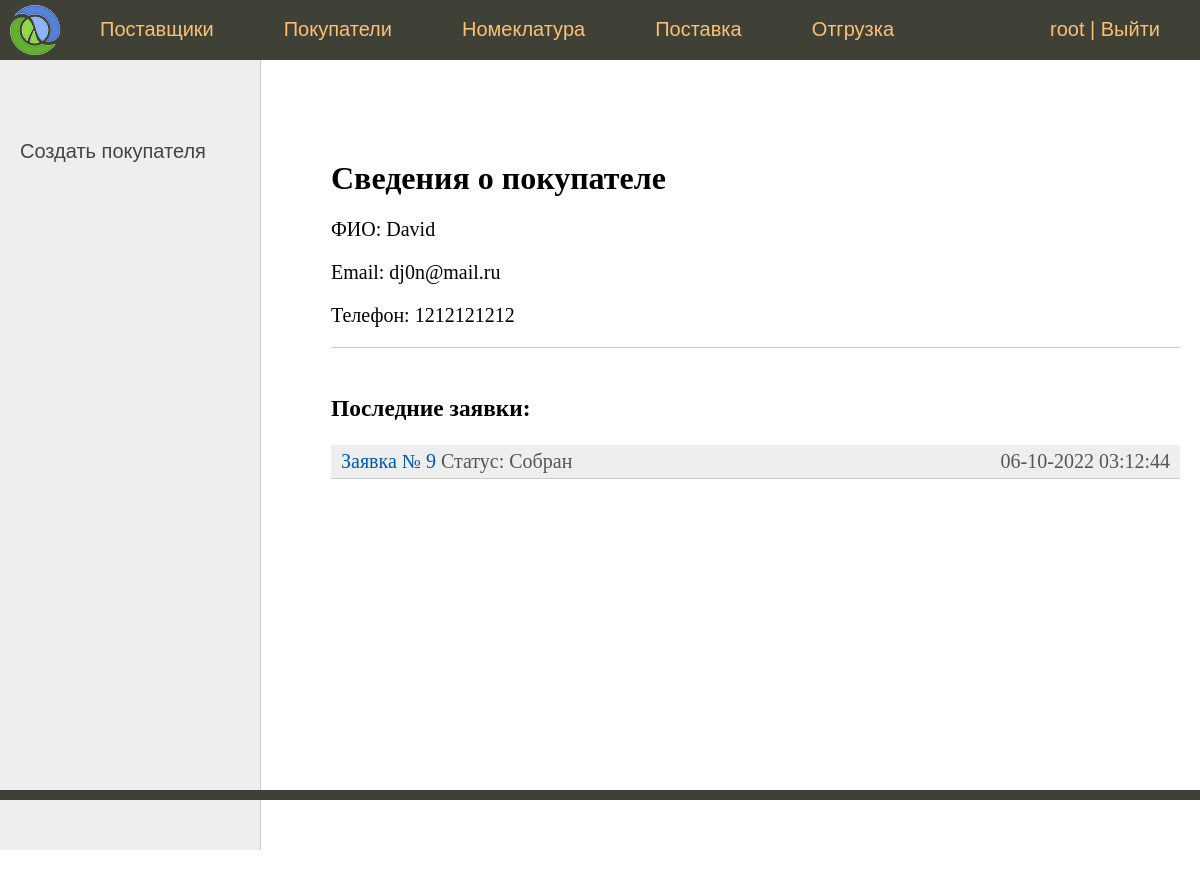
/buyer/7/ (signed in), run on an earlier commit of the app's database.
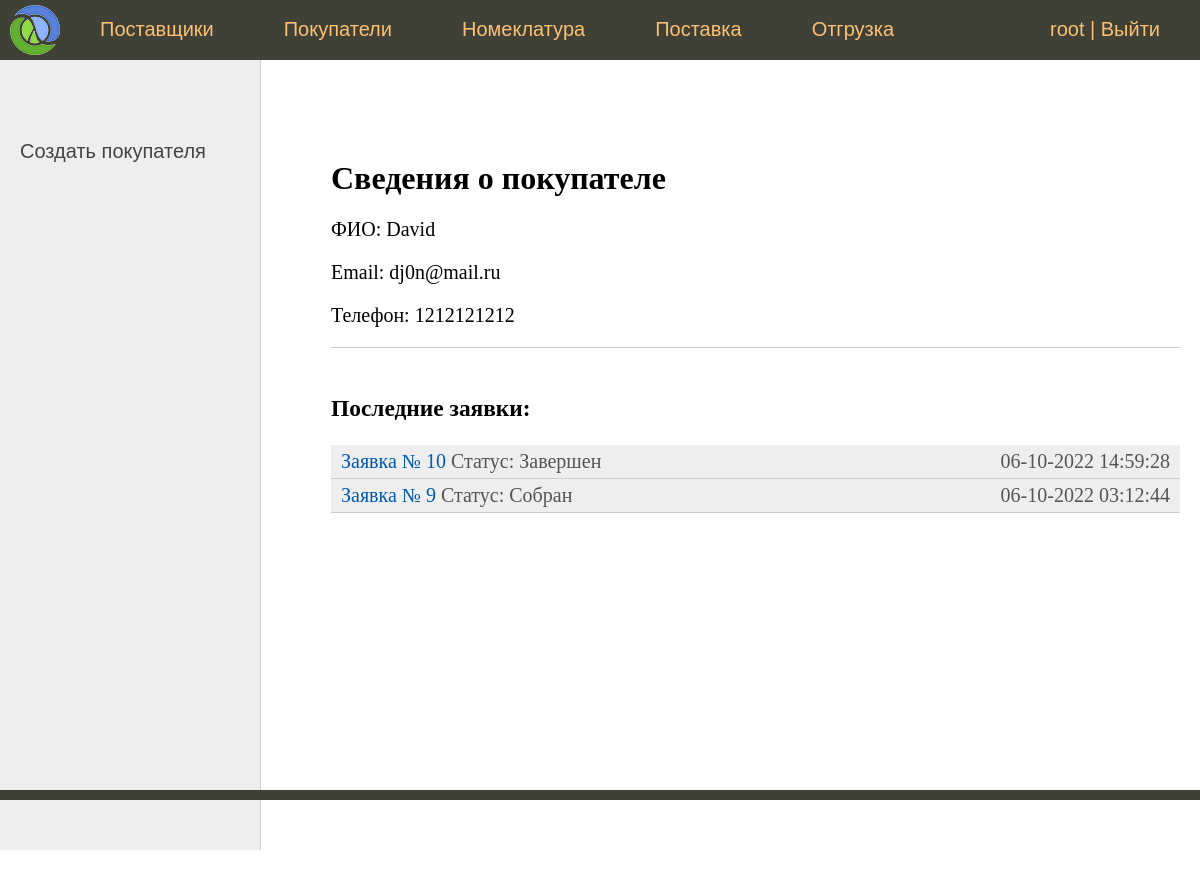
And on a later commit of the database.
### sklad/models.py (models this page shows)
class Document(models.Model):
    vendor = models.ForeignKey(
        Vendor,
        on_delete=models.DO_NOTHING,
        blank=True,
        null=True,
        verbose_name='Поставщик'
    )
    buyer = models.ForeignKey(
        Buyer,
        on_delete=models.DO_NOTHING,
        blank=True,
        null=True,
        verbose_name='Покупатель'
    )
    nomenclatures = models.ManyToManyField(
        Nomenclature,
        through='DocumentNomenclatures',
        verbose_name='Номенклатура'
    )
    status = models.CharField(
        max_length=2,
        choices=Status.choices,
        default=Status.VALIDATING,
        verbose_name='Статус'
    )
    time_create = models.DateTimeField('Время создания', auto_now_add=True)
    time_update = models.DateTimeField('Время обновления статуса', auto_now=True)
    class Meta:
        verbose_name = 'Документ'
        verbose_name_plural = 'Документы'
    def get_absolute_url(self):
        return reverse('document', kwargs={'pk': self.pk})

### sklad/views.py (the view)
# urls.py: path('buyer/<int:pk>/', BuyerView.as_view(), name='buyer'),  #
class BuyerView(SuperUserRequiredMixin, DataMixin, DetailView):
    model = Buyer
    template_name = 'sklad/details_contactor.html'
    context_object_name = 'buyer'
    def get_context_data(self, *, object_list=None, **kwargs):
        context = super().get_context_data(**kwargs)
        c_def = self.get_user_context(title="Сведения о покупателе")
        context = dict(list(context.items()) + list(c_def.items()))
        context['left_menu'] = [
            {'url_name': 'buyer_add', 'title': 'Создать покупателя'}
        ]
        context['documents'] = Document.objects.filter(
            buyer=self.object).order_by('-time_create')
        return context

### sklad/mixin.py (called while the page is built)
    def dispatch(self, request, *args, **kwargs):
        if not request.user.is_superuser:
            return self.handle_no_permission()
        return super().dispatch(request, *args, **kwargs)

    def get_user_context(self, **kwargs):
        context = kwargs
        if self.request.user.is_superuser:
            context['menu'] = menu
        return context

### sklad/templates/sklad/details_contactor.html (shortened to what this page needs)
{% extends 'sklad/base.html' %}
{% block left_menu %}
    {% include 'sklad/left_menu.html' %}
{% endblock %}
{% block content %}
    {% if buyer %}
        <h1>Сведения о покупателе</h1>
        <p>ФИО: {{buyer.fio}}</p>
        <p>Email: {{buyer.email}}</p>
        <p>Телефон: {{buyer.phone}}</p>
    {% endif %}
    <ul class="list-articles"><li> </li></ul>
    <br>
    <h3>Последние заявки:</h3>
    <ul class="list-articles">
    {% for d in documents  %}
        <li>
        <div class="article-panel">
            <p class="first"><a href="{{ d.get_absolute_url }}">Заявка № {{ d.pk }}</a>  Статус: {{ d.get_status_display }}</p>
	        <p class="last">{{d.time_create|date:"d-m-Y H:i:s"}}</p>
        </div>
        </li>
    {% empty %}
        Заявок нет
    {% endfor %}
    </ul>
{% endblock %}

### sklad/templates/sklad/base.html (shortened to what this page needs)
{% load static %}
<!DOCTYPE html>
<html>
<head>
	<link type="text/css" href="{% static 'sklad/css/styles.css' %}" rel="stylesheet" />
</head>
<body>
<table class="table-page" border=0 cellpadding="0" cellspacing="0">
<tr><td valign=top>
{% block mainmenu %}
		<div class="header">
			<ul id="mainmenu" class="mainmenu">
			<li class="logo"><a href="{% url 'home' %}"><div class="logo"></div></a></li>
{% for m in menu %}
			<li><a href="{% url m.url_name %}">{{m.title}}</a></li>
{% endfor %}
            {% if request.user.is_authenticated %}
				<li class="last">{{ user.username }} | <a href="{% url 'logout' %}">Выйти</a></li>
            {% else %}
                <li class="last"><a href="{% url 'login' %}">Войти</a></li>
            {% endif %}
			</ul>
		</div>
{% endblock mainmenu %}
<table class="table-content" border=0 cellpadding="0" cellspacing="0">
<tr>
	<td valign="top" class="left-chapters">
{% block left_menu %}{% endblock %}
</td>
<td valign="top" class="content">
	<div class="content-text">
{% block content %}
{% endblock %}
	</div>
</td></tr></table>
</td></tr>
<tr><td valign=top>
	<div id="footer">
	</div>
</td></tr></table>
</body>
</html>

What changed in the data, as far as the page shows it:
added Document: pk "10", status "Завершен", time_create "06-10-2022 14:59:28"
